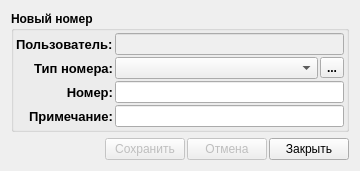
<?xml version="1.0" encoding="UTF-8"?>
<ui version="4.0">
 <class>AddEditNumber</class>
 <widget class="QDialog" name="AddEditNumber">
  <property name="geometry">
   <rect>
    <x>0</x>
    <y>0</y>
    <width>360</width>
    <height>159</height>
   </rect>
  </property>
  <property name="windowTitle">
   <string>Добавление номера</string>
  </property>
  <layout class="QVBoxLayout" name="verticalLayout">
   <item>
    <widget class="QGroupBox" name="groupBox">
     <property name="font">
      <font>
       <weight>75</weight>
       <bold>true</bold>
      </font>
     </property>
     <property name="title">
      <string>Новый номер</string>
     </property>
     <layout class="QGridLayout" name="gridLayout">
      <property name="leftMargin">
       <number>2</number>
      </property>
      <property name="topMargin">
       <number>2</number>
      </property>
      <property name="rightMargin">
       <number>2</number>
      </property>
      <property name="bottomMargin">
       <number>2</number>
      </property>
      <property name="spacing">
       <number>2</number>
      </property>
      <item row="0" column="0">
       <widget class="QLabel" name="label">
        <property name="enabled">
         <bool>true</bool>
        </property>
        <property name="font">
         <font>
          <pointsize>10</pointsize>
          <weight>75</weight>
          <bold>true</bold>
         </font>
        </property>
        <property name="text">
         <string>Пользователь:</string>
        </property>
        <property name="buddy">
         <cstring>user</cstring>
        </property>
       </widget>
      </item>
      <item row="0" column="1">
       <widget class="QLineEdit" name="user">
        <property name="enabled">
         <bool>false</bool>
        </property>
       </widget>
      </item>
      <item row="1" column="0">
       <widget class="QLabel" name="label_9">
        <property name="font">
         <font>
          <pointsize>10</pointsize>
          <weight>75</weight>
          <bold>true</bold>
         </font>
        </property>
        <property name="text">
         <string>Тип номера:</string>
        </property>
        <property name="alignment">
         <set>Qt::AlignRight|Qt::AlignTrailing|Qt::AlignVCenter</set>
        </property>
        <property name="buddy">
         <cstring>codTypeNumber</cstring>
        </property>
       </widget>
      </item>
      <item row="1" column="1">
       <layout class="QHBoxLayout" name="horizontalLayout_4">
        <property name="spacing">
         <number>2</number>
        </property>
        <item>
         <widget class="QComboBox" name="codTypeNumber">
          <property name="font">
           <font>
            <pointsize>8</pointsize>
           </font>
          </property>
          <property name="sizeAdjustPolicy">
           <enum>QComboBox::AdjustToContentsOnFirstShow</enum>
          </property>
         </widget>
        </item>
        <item>
         <widget class="QToolButton" name="editTypeNumber">
          <property name="text">
           <string>...</string>
          </property>
          <property name="icon">
           <iconset resource="../icons.qrc">
            <normaloff>:/16x16/book/ico/book_open_16x16.png</normaloff>:/16x16/book/ico/book_open_16x16.png</iconset>
          </property>
         </widget>
        </item>
       </layout>
      </item>
      <item row="2" column="0">
       <widget class="QLabel" name="label_10">
        <property name="font">
         <font>
          <pointsize>10</pointsize>
          <weight>75</weight>
          <bold>true</bold>
         </font>
        </property>
        <property name="text">
         <string>Номер:</string>
        </property>
        <property name="alignment">
         <set>Qt::AlignRight|Qt::AlignTrailing|Qt::AlignVCenter</set>
        </property>
        <property name="buddy">
         <cstring>number</cstring>
        </property>
       </widget>
      </item>
      <item row="2" column="1">
       <widget class="QLineEdit" name="number"/>
      </item>
      <item row="3" column="0">
       <widget class="QLabel" name="label_12">
        <property name="font">
         <font>
          <pointsize>10</pointsize>
          <weight>75</weight>
          <bold>true</bold>
         </font>
        </property>
        <property name="text">
         <string>Примечание:</string>
        </property>
        <property name="alignment">
         <set>Qt::AlignRight|Qt::AlignTrailing|Qt::AlignVCenter</set>
        </property>
        <property name="buddy">
         <cstring>note</cstring>
        </property>
       </widget>
      </item>
      <item row="3" column="1">
       <widget class="QLineEdit" name="note"/>
      </item>
     </layout>
    </widget>
   </item>
   <item>
    <layout class="QHBoxLayout" name="horizontalLayout">
     <property name="spacing">
      <number>2</number>
     </property>
     <item>
      <spacer name="horizontalSpacer">
       <property name="orientation">
        <enum>Qt::Horizontal</enum>
       </property>
       <property name="sizeHint" stdset="0">
        <size>
         <width>40</width>
         <height>20</height>
        </size>
       </property>
      </spacer>
     </item>
     <item>
      <widget class="QPushButton" name="buttonSave">
       <property name="enabled">
        <bool>false</bool>
       </property>
       <property name="text">
        <string>Сохранить</string>
       </property>
       <property name="icon">
        <iconset resource="../icons.qrc">
         <normaloff>:/16x16/save/ico/filesaveas_16x16.png</normaloff>:/16x16/save/ico/filesaveas_16x16.png</iconset>
       </property>
      </widget>
     </item>
     <item>
      <widget class="QPushButton" name="buttonRevert">
       <property name="enabled">
        <bool>false</bool>
       </property>
       <property name="text">
        <string>Отмена</string>
       </property>
       <property name="icon">
        <iconset resource="../icons.qrc">
         <normaloff>:/16x16/revert/ico/revert_save_16x16.png</normaloff>:/16x16/revert/ico/revert_save_16x16.png</iconset>
       </property>
      </widget>
     </item>
     <item>
      <widget class="QPushButton" name="buttonClose">
       <property name="text">
        <string>Закрыть</string>
       </property>
       <property name="icon">
        <iconset resource="../icons.qrc">
         <normaloff>:/16x16/cancelDel/ico/button_cancel_16x16 (1).png</normaloff>:/16x16/cancelDel/ico/button_cancel_16x16 (1).png</iconset>
       </property>
      </widget>
     </item>
    </layout>
   </item>
  </layout>
 </widget>
 <resources>
  <include location="../icons.qrc"/>
 </resources>
 <connections>
  <connection>
   <sender>buttonClose</sender>
   <signal>clicked()</signal>
   <receiver>AddEditNumber</receiver>
   <slot>close()</slot>
   <hints>
    <hint type="sourcelabel">
     <x>234</x>
     <y>132</y>
    </hint>
    <hint type="destinationlabel">
     <x>24</x>
     <y>120</y>
    </hint>
   </hints>
  </connection>
 </connections>
</ui>
